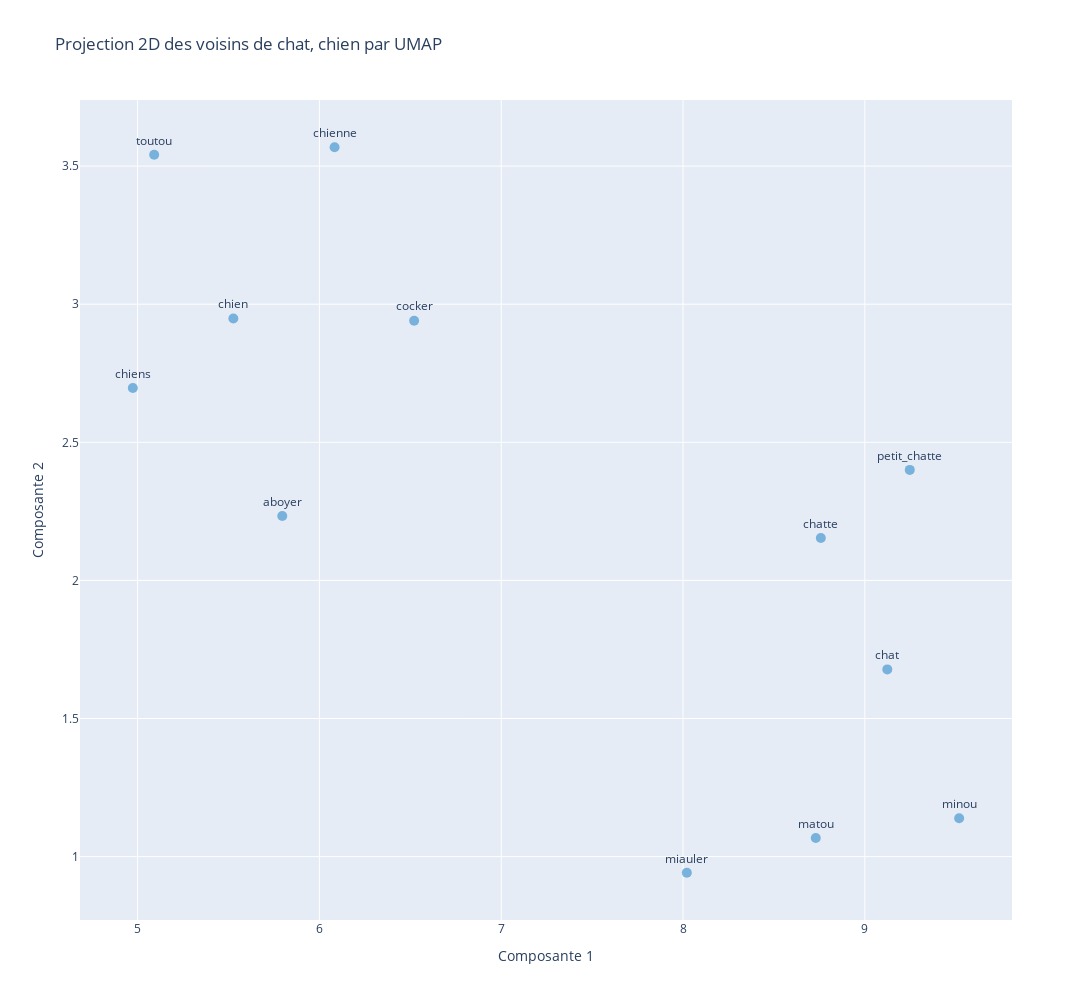

Notebook cell for this chart:
### Code cell
def display_dimred_neighbors(model, word_list, n_components = 3, topn = 5, method = 'pca', n_neighbors = 5):
    # Obtenir les voisins pour chaque mot à partir de la fonction `neighbors`
    all_neighbors = neighbors(model, word_list, topn=topn)
    
    # Vérifier si des voisins ont été trouvés
    if not all_neighbors:
        print("Aucun mot voisin n'a été trouvé.")
        return
    
    # Récupérer les vecteurs et les étiquettes
    words = [entry['neighbor'] for entry in all_neighbors] + [entry['ref_word'] for entry in all_neighbors]
    unique_words = list(set(words))  # Eliminer les doublons
    vectors = np.array([model[word] for word in unique_words])

    
    # Choisir la méthode de réduction de dimensionnalité
    if method == 'pca':
        reducer = PCA(n_components=n_components)
    elif method == 'mds':
        reducer = MDS(n_components=n_components, n_init=4, max_iter=300)
    elif method == 'isomap':
        reducer = Isomap(n_components=n_components, n_neighbors=n_neighbors)
    elif method == 'tsne':
        reducer = TSNE(n_components=n_components, perplexity=n_neighbors, n_iter=500, random_state=42)
    elif method == 'umap':
        reducer = UMAP(n_components=n_components, n_neighbors=n_neighbors, random_state=42)
    else:
        raise ValueError("Méthode de réduction de dimensionnalité non reconnue.")
    
    # Réduction des vecteurs en n dimensions
    vectors_reduced = reducer.fit_transform(vectors)
    
    # Création des traces pour l'affichage
    if n_components == 2:
        trace = go.Scatter(
            x=vectors_reduced[:, 0],
            y=vectors_reduced[:, 1],
            mode='markers+text',
            text=unique_words,
            marker=dict(size=10, color='rgba(93, 164, 214, 0.8)'),
            textposition='top center'
        )
    elif n_components == 3:
        trace = go.Scatter3d(
            x=vectors_reduced[:, 0],
            y=vectors_reduced[:, 1],
            z=vectors_reduced[:, 2],
            mode='markers+text',
            text=unique_words,
            marker=dict(size=5, color='rgba(255, 0, 0, 0.8)'),
            textposition='top center'
        )
    
    # Définir le layout
    layout = go.Layout(
        title=f"Projection {n_components}D des voisins de {', '.join(word_list)} par {method.upper()}",
        width=1200,
        height=1000,
        scene=dict(
            xaxis=dict(title='Composante 1'),
            yaxis=dict(title='Composante 2'),
            zaxis=dict(title='Composante 3') if n_components == 3 else None
        ),
        xaxis=dict(title='Composante 1') if n_components == 2 else None,
        yaxis=dict(title='Composante 2') if n_components == 2 else None,
        showlegend=False
    )
    
    # Créer et afficher la figure
    fig = go.Figure(data=[trace], layout=layout)
    fig.show()
    return unique_words

# Exemple d'utilisation
display_dimred_neighbors(model, ['chat', 'chien'], n_components=2, topn=5, method='umap')

### Figure 1 — Plotly figure (JSON) as saved in the notebook; plotly's stock layout.template omitted (floating-point values rounded to 4 significant figures)
{"data": [{"marker": {"color": "rgba(93, 164, 214, 0.8)", "size": 10}, "mode": "markers+text", "text": ["chien", "minou", "petit_chatte", "aboyer", "chat", "toutou", "chiens", "matou", "cocker", "chienne", "chatte", "miauler"], "textposition": "top center", "type": "scatter", "x": [5.527, 9.519, 9.247, 5.796, 9.124, 5.091, 4.974, 8.73, 6.521, 6.083, 8.758, 8.021], "y": [2.948, 1.139, 2.4, 2.233, 1.678, 3.541, 2.696, 1.068, 2.94, 3.568, 2.153, 0.9417]}], "layout": {"height": 1000, "scene": {"xaxis": {"title": {"text": "Composante 1"}}, "yaxis": {"title": {"text": "Composante 2"}}}, "showlegend": false, "title": {"text": "Projection 2D des voisins de chat, chien par UMAP"}, "width": 1200, "xaxis": {"title": {"text": "Composante 1"}}, "yaxis": {"title": {"text": "Composante 2"}}}}
